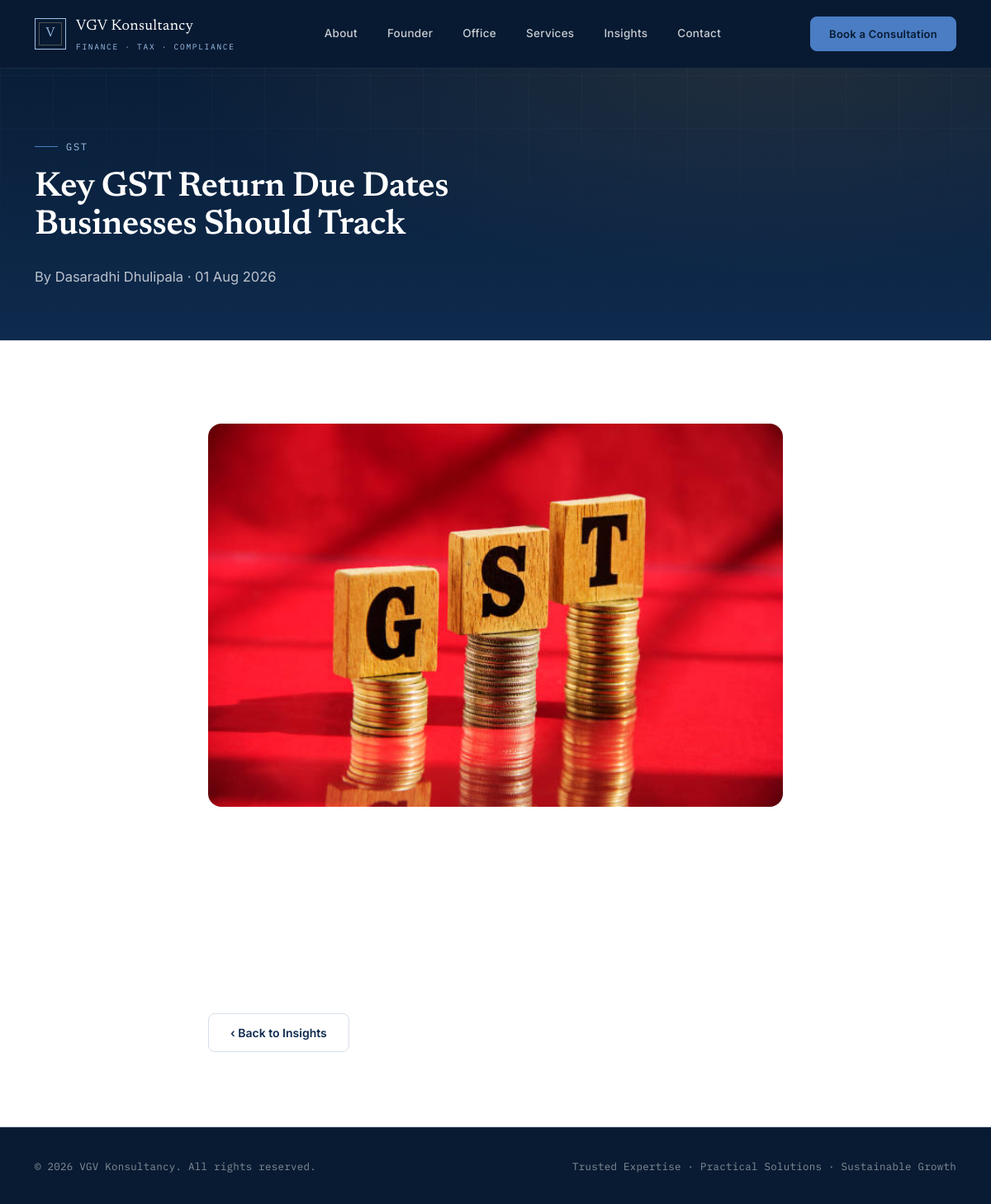
Page /insights/key-gst-return-due-dates-businesses-should-track/ on the committed database.
### website/models.py (models this page shows, shortened)
class Post(models.Model):
    CATEGORY_CHOICES = [
        ("taxation", "Taxation"),
        ("gst", "GST"),
        ("compliance", "Corporate Compliance"),
        ("accounting", "Accounting & Bookkeeping"),
        ("audit", "Internal Audit & Risk"),
        ("payroll", "Payroll & Statutory"),
        ("general", "General / Firm News"),
    ]
    title = models.CharField(max_length=200)
    slug = models.SlugField(max_length=220, unique=True, blank=True)
    category = models.CharField(max_length=20, choices=CATEGORY_CHOICES, default="general")
    excerpt = models.CharField(
        max_length=300,
        blank=True,
        help_text="Short summary shown on the homepage and post list. Auto-filled from content if left blank.",
    )
    content = models.TextField(help_text="Main body of the post. Plain paragraphs, one per line, are fine.")
    cover_image = models.ImageField(upload_to="posts/%Y/%m/", blank=True, null=True)
    author = models.CharField(max_length=120, default="VGV Konsultancy")
    is_published = models.BooleanField(default=True)
    published_at = models.DateTimeField(default=timezone.now)
    created_at = models.DateTimeField(auto_now_add=True)
    updated_at = models.DateTimeField(auto_now=True)
    class Meta:
        ordering = ["-published_at"]
    @property
    def paragraphs(self):
        return [p.strip() for p in self.content.split("\n") if p.strip()]

### website/views.py (the view)
# urls.py: path("insights/<slug:slug>/", views.post_detail, name="post_detail"),
def post_detail(request, slug):
    post = get_object_or_404(Post, slug=slug, is_published=True)
    related_posts = (
        Post.objects.filter(is_published=True, category=post.category)
        .exclude(pk=post.pk)[:3]
    )
    context = {"post": post, "related_posts": related_posts}
    return render(request, "website/post_detail.html", context)

### website/templates/website/post_detail.html (shortened to what this page needs)
{% extends "website/base.html" %}
{% block content %}
<section class="hero" style="padding-bottom:64px;">
  <div class="wrap">
    <div class="hero-inner reveal" style="border-bottom:none;padding-bottom:0;max-width:760px;">
      <div class="eyebrow" style="color:var(--gold-light);">{{ post.get_category_display }}</div>
      <h1 style="font-size:clamp(28px,3.6vw,42px);">{{ post.title }}</h1>
      <p class="lead">By {{ post.author }} &middot; {{ post.published_at|date:"d M Y" }}</p>
    </div>
  </div>
</section>
<section class="about">
  <div class="wrap" style="max-width:760px;">
    {% if post.cover_image %}
      <img src="{{ post.cover_image.url }}" alt="{{ post.title }}" style="width:100%;border-radius:16px;margin-bottom:36px;">
    {% endif %}
    <div style="margin-top:40px;">
      <a href="{% url 'website:post_list' %}" class="btn-ghost" style="color:var(--navy);border-color:var(--line);">&#8249; Back to Insights</a>
    </div>
  </div>
</section>
{% endblock %}

### website/static/website/css/style.css (style rules this page uses)
:root { --navy-deep:#081B32; --navy:#0E2A4D; --blue:#1B4B82; --blue-mid:#2E5F99; --gold:#4A7DC4; --gold-light:#9FC1EA; --paper:#F6F7FA; --paper-warm:#EFF2F7; --ink:#122036; --ink-soft:#4B5B70; --line:#D7DEE8; --white:#FFFFFF; --display: 'Newsreader', serif; --body: 'Inter', sans-serif; --mono: 'IBM Plex Mono', monospace; }
* { margin:0;padding:0;box-sizing:border-box; }
html { scroll-behavior:smooth; }
body { font-family:var(--body); color:var(--ink); background:var(--paper); line-height:1.6; -webkit-font-smoothing:antialiased; }
img { max-width:100%;display:block; }
a { color:inherit;text-decoration:none; }
.wrap { max-width:1180px;margin:0 auto;padding:0 32px; }
h1,h2,h3,h4 { font-family:var(--display);font-weight:600;color:var(--navy-deep);letter-spacing:-0.01em; }
.eyebrow { font-family:var(--mono); font-size:12px; letter-spacing:0.14em; text-transform:uppercase; color:var(--gold); display:flex; align-items:center; gap:10px; margin-bottom:18px; }
.eyebrow::before { content:"";width:28px;height:1px;background:var(--gold);display:inline-block; }
.reveal { opacity:0;transform:translateY(18px);transition:opacity .7s ease, transform .7s ease; }
.reveal.in { opacity:1;transform:translateY(0); }
.hero { background: radial-gradient(ellipse at 78% 15%, rgba(176,141,87,0.14), transparent 55%), linear-gradient(180deg, var(--navy-deep) 0%, var(--navy) 100%); color:var(--white); padding:168px 0 110px; position:relative; overflow:hidden; }
.hero::before { content:"";position:absolute;inset:0; background-image: repeating-linear-gradient(0deg, rgba(255,255,255,0.035) 0px, rgba(255,255,255,0.035) 1px, transparent 1px, transparent 64px), repeating-linear-gradient(90deg, rgba(255,255,255,0.035) 0px, rgba(255,255,255,0.035) 1px, transparent 1px, transparent 64px); mask-image:linear-gradient(180deg, black, transparent 85%); pointer-events:none; }
.hero h1 { font-size:clamp(38px,4.6vw,60px); line-height:1.08; color:var(--white); font-weight:600; max-width:640px; }
.hero p.lead { margin-top:26px;max-width:520px;font-size:16.5px;color:rgba(255,255,255,0.72); }
.btn-ghost { padding:14px 26px;font-size:14px;font-weight:600;color:var(--white);border-radius:8px; border:1px solid rgba(255,255,255,0.3);transition:all .2s ease; }
section { padding:100px 0; }
.about { background:var(--white);border-top:1px solid var(--line);border-bottom:1px solid var(--line); }

### rows in the picture
Post: category "GST", title "Key GST Return Due Dates Businesses Should Track", author "Dasaradhi Dhulipala", published_at "01 Aug 2026", cover_image (picture)
